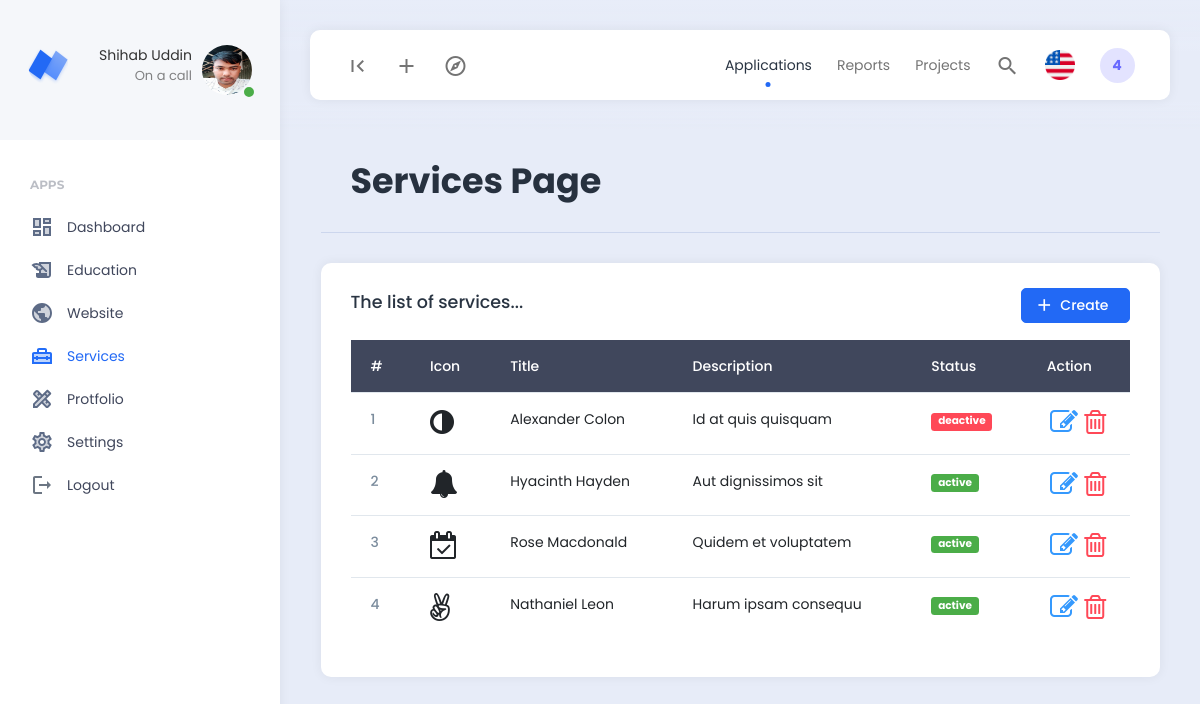
Page /backend/service/services.php (signed in) on the committed database.
### tables this page shows
CREATE TABLE `users` (
  `id` int NOT NULL,
  `name` varchar(200) NOT NULL,
  `email` varchar(200) NOT NULL,
  `image` varchar(200) NOT NULL DEFAULT 'default.jpg',
  `password` varchar(200) NOT NULL
);

CREATE TABLE `services` (
  `id` int NOT NULL,
  `title` varchar(200) NOT NULL,
  `description` longtext NOT NULL,
  `icon` varchar(200) NOT NULL,
  `status` varchar(200) NOT NULL DEFAULT 'deactive'
);

### backend/service/services.php (the view, shortened to what this page needs)
<?php
include "../master/header.php";
$service_query= "SELECT * FROM services";
$services= mysqli_query($db_connect,$service_query);
$service= mysqli_fetch_assoc($services);
?>
<div class="row">
    <div class="col">
        <div class="page-description">
            <h1>Services Page</h1>
        </div>
    </div>
</div>
<div class="row">
    <div class="col">
        <div class="card">
            <div class="card-header d-flex justify-content-between align-items-center">
                <h5>The list of services...</h5>
                <a href="create.php" name="nameaddbtn" class="btn btn-primary"><i class="material-icons">add</i>Create</a>
            </div>
            <div class="card-body">
            <div class="example-content">
                        <table class="table">
                            <thead class="table-dark">
                                <tr>
                                    <th scope="col">#</th>
                                    <th scope="col">Icon</th>
                                    <th scope="col">Title</th>
                                    <th scope="col">Description</th>
                                    <th scope="col">Status</th>
                                    <th scope="col">Action</th>
                                </tr>
                            </thead>
                            <tbody>
                            <?php if(empty($service)): ?>
                                    <tr>
                                        <td colspan="7" class="text-danger text-center">No Data Found</td>
                                    </tr>
                                <?php else : ?>
                                <?php
                                $num=1;
                                 foreach($services as $service): ?>
                                <tr>
                                    <th scope="row">
                                        <?= $num++?>
                                    </th>
                                    <td>
                                    <i class="fa-2x <?= $service['icon']?>"></i>
                                    </td>
                                    <td>
                                    <?= $service['title']?>
                                    </td>
                                    <td>
                                    <?= $service['description']?>
                                    </td>
                                    <td>
                                        <a href="store.php?statusid=<?= $service['id'] ?>" class="<?=($service['status']== 'active') ? 'badge bg-success' : 'badge bg-danger' ?>" >
                                        <?= $service['status']?>
                                        </a>
                                    </td>
                                    <td>
                                    <div class="d-flex justify-content-around">
                                    <a href="edit.php?editid=<?= $service['id']?>" class="text-edit" >
                                        <i class="fa-2x fa fa-edit"></i>
                                    </a>
                                    <a href="store.php?id=<?= $service['id']?>" class="text-danger" >
                                        <i class="fa-2x fa fa-trash-o"></i>
                                    </a>
                                    </div>
                                    </td>
                                </tr>
                               <?php endforeach; endif; ?>
                            </tbody>
                        </table>
                    </div>
            </div>
        </div>
    </div>
</div>
<?php
include "../master/footer.php";
?>

### backend/master/header.php (shortened to what this page needs)
<?php
include "../../config/database.php";
$explode= explode("/", $_SERVER["PHP_SELF"]);
$link= end($explode);
$id= $_SESSION['author_id'];
$user_query= "SELECT * FROM users WHERE id='$id'";
$user_connect= mysqli_query($db_connect,$user_query);
$user= mysqli_fetch_assoc($user_connect);
?>
<!DOCTYPE html>
<html lang="en">
<head>
    <link href="../../public/dashboard/assets/plugins/bootstrap/css/bootstrap.min.css" rel="stylesheet">
    <link href="../../public/dashboard/assets/plugins/perfectscroll/perfect-scrollbar.css" rel="stylesheet">
    <link href="../../public/dashboard/assets/plugins/pace/pace.css" rel="stylesheet">
    <link rel="stylesheet" href="https://cdnjs.cloudflare.com/ajax/libs/font-awesome/4.7.0/css/font-awesome.css" />
    <link href="../../public/dashboard/assets/css/main.min.css" rel="stylesheet">
    <link href="../../public/dashboard/assets/css/custom.css" rel="stylesheet">
</head>
<body>
    <div class="app align-content-stretch d-flex flex-wrap">
        <div class="app-sidebar">
            <div class="logo">
                <a href="index.html" class="logo-icon"><span class="logo-text">Neptune</span></a>
                <div class="sidebar-user-switcher user-activity-online">
                    <a href="#">
                            <?php if($user['image'] == 'default.jpg') : ?>
                           <img style=" height: 50px; width: 50px; border-radius: 50%;" src="../../public/uploads/default/<?= $user['image']?>">
                            <?php else : ?>
                           <img style=" height: 50px; width: 50px; border-radius: 50%;" src="../../public/uploads/profile/<?= $user['image']?>">
                           <?php endif ; ?>
                        <span class="activity-indicator"></span>
                        <span class="user-info-text"> <?= $_SESSION['author_name'] ?> <br><span class="user-state-info">On a call</span></span>
                    </a>
                </div>
            </div>
            <div class="app-menu">
                <ul class="accordion-menu">
                    <li class="sidebar-title">
                        Apps
                    </li>
                    <li class="<?= $link=='home.php' ? 'active-page' : '' ?>">
                        <a href="../home/home.php" class="active"><i class="material-icons-two-tone">dashboard</i>Dashboard</a>
                    </li>
                    <li class="<?= $link=='skills.php' ? 'active-page' : '' ?>">
                        <a href="../skill/skills.php" class="active"><i class="material-icons-two-tone">history_edu</i>Education</a>
                    </li>
                    <li class="<?= $link=='index.php' ? 'active-page' : '' ?>">
                        <a href="../../index.php" class="active"><i class="material-icons-two-tone">public</i>Website</a>
                    </li>
                    <li class="<?= $link=='services.php' ? 'active-page' : '' ?>">
                        <a href="../service/services.php"><i class="material-icons-two-tone">home_repair_service</i>Services</a>
                    </li>
                    <li class="<?= $link=='protfolios.php' ? 'active-page' : '' ?>">
                        <a href="../protfolio/protfolios.php" class="active"><i class="material-icons-two-tone">design_services</i>Protfolio</a>
                    </li>
                    <li class="<?= $link=='profile.php' ? 'active-page' : '' ?>">
                        <a href="../profile/profile.php"><i class="material-icons-two-tone">settings</i>Settings</a>
                    </li>
                    <li class="<?= $link=='logout.php' ? 'active-page' : '' ?>">
                        <a href="../logout/logout.php" class="active"><i class="material-icons-two-tone">logout</i>Logout</a>
                    </li>
                </ul>
            </div>
        </div>
        <div class="app-container">
            <div class="app-header">
                <nav class="navbar navbar-light navbar-expand-lg">
                    <div class="container-fluid">
                        <div class="navbar-nav" id="navbarNav">
                            <ul class="navbar-nav">
                                <li class="nav-item">
                                    <a class="nav-link hide-sidebar-toggle-button" href="#"><i class="material-icons">first_page</i></a>
                                </li>
                                <li class="nav-item dropdown hidden-on-mobile">
                                    <a class="nav-link dropdown-toggle" href="#" id="addDropdownLink" role="button" data-bs-toggle="dropdown" aria-expanded="false">
                                        <i class="material-icons">add</i>
                                    </a>
                                </li>
                                <li class="nav-item dropdown hidden-on-mobile">
                                    <a class="nav-link dropdown-toggle" href="#" id="exploreDropdownLink" role="button" data-bs-toggle="dropdown" aria-expanded="false">
                                        <i class="material-icons-outlined">explore</i>
                                    </a>
                                </li>
                            </ul>
                        </div>
                        <div class="d-flex">
                            <ul class="navbar-nav">
                                <li class="nav-item hidden-on-mobile">
                                    <a class="nav-link active" href="#">Applications</a>
                                </li>
                                <li class="nav-item hidden-on-mobile">
                                    <a class="nav-link" href="#">Reports</a>
                                </li>
                                <li class="nav-item hidden-on-mobile">
                                    <a class="nav-link" href="#">Projects</a>
                                </li>
                                <li class="nav-item">
                                    <a class="nav-link toggle-search" href="#"><i class="material-icons">search</i></a>
                                </li>
                                <li class="nav-item hidden-on-mobile">
                                    <a class="nav-link language-dropdown-toggle" href="#" id="languageDropDown" data-bs-toggle="dropdown"><img src="../../public/dashboard/assets/images/flags/us.png" alt=""></a>
                                </li>
                                <li class="nav-item hidden-on-mobile">
                                    <a class="nav-link nav-notifications-toggle" id="notificationsDropDown" href="#" data-bs-toggle="dropdown">4</a>
                                </li>
                            </ul>
                        </div>
                    </div>
                </nav>
            </div>
            <div class="app-content">
                <div class="content-wrapper">
                    <div class="container">

### rows in the picture
users: image (placeholder picture)
services: title "Alexander Colon", description "Id at quis quisquam", status "deactive"
services: title "Hyacinth Hayden", description "Aut dignissimos sit", status "active"
services: title "Rose Macdonald", description "Quidem et voluptatem", status "active"
services: title "Nathaniel Leon", description "Harum ipsam consequu", status "active"

### other values in the picture
$_SESSION['author_name'] "Shihab Uddin"
